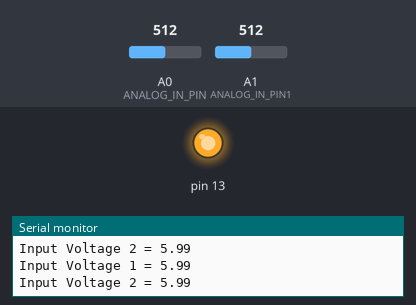
The sketch below on a simulated Arduino Uno, built with avr-gcc and run on an emulated ATmega328P. On the bench: output pins drawn as LEDs (lit = HIGH), the last lines printed to the serial monitor. Dashed ring = blinking. Inputs (shaded band) come from the test bench; at power-on: A1 (ANALOG_IN_PIN1) = 512, A0 (ANALOG_IN_PIN) = 512.

Above: at 1.8 s.
1.9 s: A1 (ANALOG_IN_PIN1) set to 531
At 2.4 s:
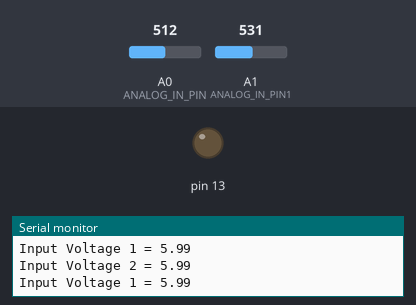
3.5 s: A0 (ANALOG_IN_PIN) set to 542
At 5.9 s:
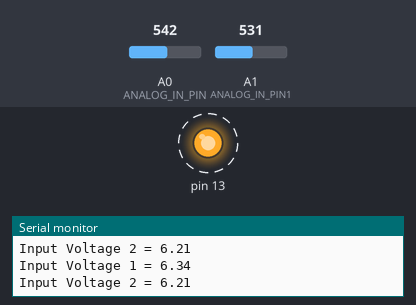
7.6 s: A0 (ANALOG_IN_PIN) set to 511
At 9.3 s:
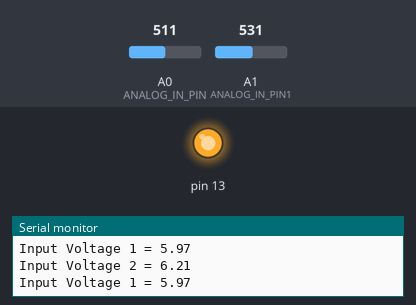
9.5 s: A1 (ANALOG_IN_PIN1) set to 511
At 10.9 s:
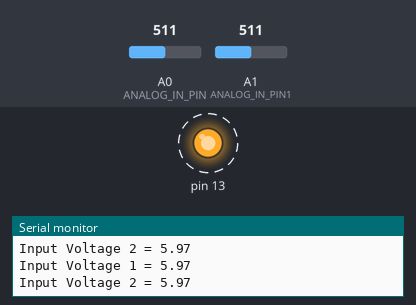
13.6 s: A1 (ANALOG_IN_PIN1) set to 716
At 15.3 s:
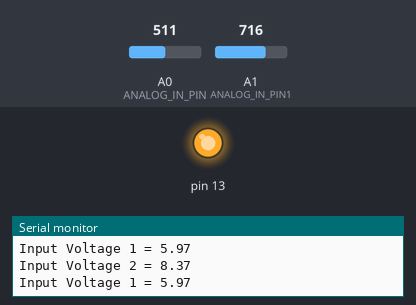
Timing chart, 0 to 16.5 s (numbered marks = the images above; inputs shaded):
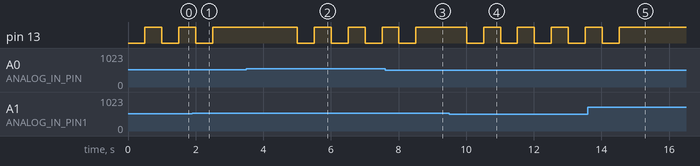

The sketch:

PowerSwitch__1_.ino
```cpp
#define ANALOG_IN_PIN A0
#define ANALOG_IN_PIN1 A1


float adc_voltage = 0.0;
float in_voltage1 = 0.0;
float in_voltage2 = 0.0;

float R1 = 330.0;
float R2 = 1000.0;

float ref_voltage = 9.0;

int adc_value = 0;

void setup()
{

   Serial.begin(9600);
   Serial.println("DC Voltage Test");
   pinMode(13 , OUTPUT);
}

void loop(){
   adc_value = analogRead(ANALOG_IN_PIN);
   adc_voltage  = (adc_value * ref_voltage) / 1024.0;
   in_voltage1 = adc_voltage / (R2/(R1+R2)) ;
  Serial.print("Input Voltage 1 = ");
  Serial.println(in_voltage1, 2);
   delay(500);
   digitalWrite(13  ,HIGH);

   adc_value = analogRead(ANALOG_IN_PIN1);
   adc_voltage  = (adc_value * ref_voltage) / 1024.0;
   in_voltage2 = adc_voltage / (R2/(R1+R2)) ;

  Serial.print("Input Voltage 2 = ");
  Serial.println(in_voltage2, 2);
  delay(500);

  if(in_voltage1<in_voltage2)
    {digitalWrite(13, HIGH);
    }
    else
{
    digitalWrite(13, LOW);
}
}
```

Measured:
- the behaviour switches between 512 and 513 on A1 (ANALOG_IN_PIN1) (found by bisection; images 0 and 1)
- the behaviour switches between 530 and 531 on A0 (ANALOG_IN_PIN) (found by bisection; images 1 and 2)
- after the input at 1.9 s, pin 13: goes on until 2.5 s, then stays HIGH
- after the input at 3.5 s, pin 13: alternates HIGH for 0.50 s and LOW for 0.50 s, starting after 1.5 s
- after the input at 7.6 s, pin 13: goes on until 8.5 s, then stays HIGH
- after the input at 9.5 s, pin 13: alternates HIGH for 0.50 s and LOW for 0.50 s, starting after 0.51 s
- after the input at 13.6 s, pin 13: goes on until 14.5 s, then stays HIGH
